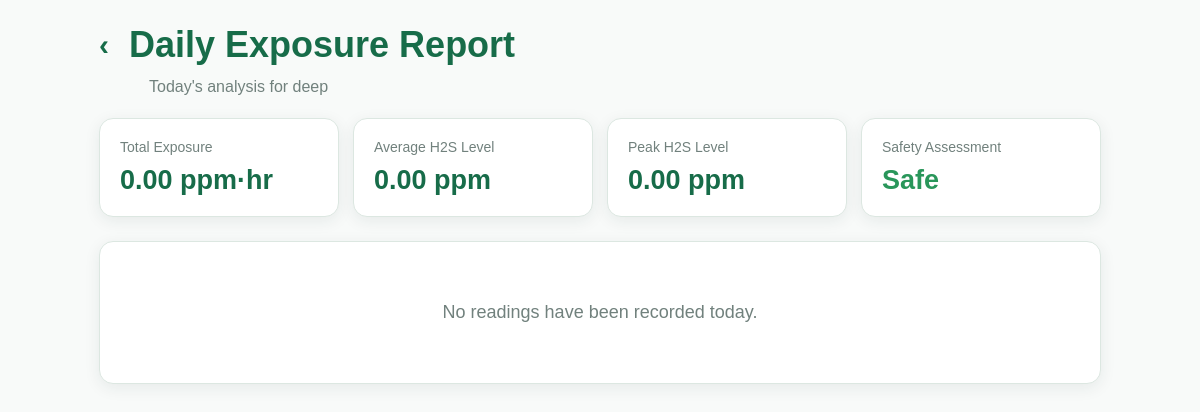
Before: /daily-report (signed in) with the older database file.
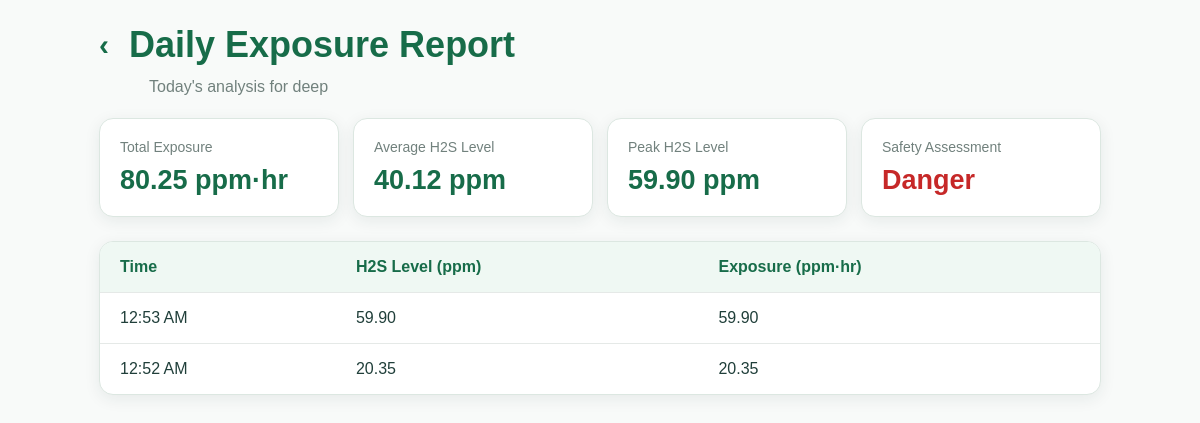
After: the same page with the newer database file.
### tables this page shows
CREATE TABLE exposure_records (
            id INTEGER PRIMARY KEY AUTOINCREMENT,
            user_id INTEGER NOT NULL,
            h2s_level REAL NOT NULL,
            exposure_ppm_hr REAL DEFAULT 0,
            recorded_at TIMESTAMP DEFAULT CURRENT_TIMESTAMP,
            FOREIGN KEY(user_id) REFERENCES users(id) ON DELETE CASCADE
        );

### app.py (the view)
@app.route("/daily-report")
def daily_report():
    if "user_id" not in session:
        return redirect(url_for("login"))
    user = get_current_user()
    if user == "DATABASE_ERROR":
        return "Unable to load report due to a database problem.", 500
    if user is None:
        session.clear()
        return redirect(url_for("login"))
    connection = get_db()
    cursor = None
    try:
        cursor = connection.cursor(dictionary=True)
        cursor.execute(
            """
            SELECT h2s_level, exposure_ppm_hr, recorded_at
            FROM exposure_records
            WHERE user_id = %s
              AND DATE(recorded_at) = DATE('now', 'localtime')
            ORDER BY recorded_at DESC
            """,
            (user["id"],),
        )
        readings = [normalize_row(row) for row in cursor.fetchall()]
        total_exposure = sum(float(reading.get("exposure_ppm_hr") or 0) for reading in readings)
        average_level = (
            sum(float(reading.get("h2s_level") or 0) for reading in readings) / len(readings)
            if readings
            else 0
        )
        peak_level = max(
            (float(reading.get("h2s_level") or 0) for reading in readings),
            default=0,
        )
        if peak_level < 5:
            safety_status = "Safe"
        elif peak_level < 10:
            safety_status = "Caution"
        else:
            safety_status = "Danger"
        return render_template(
            "daily_report.html",
            user=user,
            readings=readings,
            total_exposure=total_exposure,
            average_level=average_level,
            peak_level=peak_level,
            safety_status=safety_status,
        )
    except Exception:
        return "Unable to load daily report because of a database error.", 500
    finally:
        if cursor is not None:
            cursor.close()
        if connection is not None:
            connection.close()

### app.py (called while the page is built, shortened)
def normalize_datetime(value):
    if value is None:
        return None
    if isinstance(value, datetime):
        return value
    if isinstance(value, str):
        value = value.strip()
        if not value:
            return None
        for fmt in (
            "%Y-%m-%d %H:%M:%S",
            "%Y-%m-%d %H:%M:%S.%f",
            "%Y-%m-%d",
            "%Y-%m-%dT%H:%M:%S",
            "%Y-%m-%dT%H:%M:%S.%f",
            "%Y-%m-%dT%H:%M:%S%z",
            "%Y-%m-%dT%H:%M:%S.%f%z",
        ):
            try:
                return datetime.strptime(value, fmt)
            except ValueError:
                continue
        try:
            return datetime.fromisoformat(value.replace("Z", "+00:00"))
        except ValueError:
            return value
    return value

def normalize_row(row):
    if row is None:
        return None
    if isinstance(row, dict):
        return {
            key: normalize_datetime(value) if key in {"recorded_at", "last_seen", "created_at", "date_of_birth"} else value
            for key, value in row.items()
        }

def get_db():
    connection = SQLiteCompatConnection(SQLITE_DB_PATH)
    ensure_sqlite_schema(connection)
    return connection

### templates/daily_report.html (shortened to what this page needs)
<!DOCTYPE html>
<html lang="en">
<head>
</head>
<body>
    <main class="report-page">
        <header class="report-header">
            <a class="back-link" href="{{ url_for('home') }}" aria-label="Back to home">&#8249;</a>
            <h1>Daily Exposure Report</h1>
        </header>
        <p class="report-date">Today&apos;s analysis for {{ user.full_name }}</p>
        <section class="summary-grid">
            <div class="summary-card">
                <span class="summary-label">Total Exposure</span>
                <strong class="summary-value">{{ '%.2f'|format(total_exposure) }} ppm&middot;hr</strong>
            </div>
            <div class="summary-card">
                <span class="summary-label">Average H2S Level</span>
                <strong class="summary-value">{{ '%.2f'|format(average_level) }} ppm</strong>
            </div>
            <div class="summary-card">
                <span class="summary-label">Peak H2S Level</span>
                <strong class="summary-value">{{ '%.2f'|format(peak_level) }} ppm</strong>
            </div>
            <div class="summary-card">
                <span class="summary-label">Safety Assessment</span>
                <strong class="summary-value status-{{ safety_status|lower }}">{{ safety_status }}</strong>
            </div>
        </section>
        <section class="readings-card">
            {% if readings %}
                <table>
                    <thead>
                        <tr>
                            <th>Time</th>
                            <th>H2S Level (ppm)</th>
                            <th>Exposure (ppm&middot;hr)</th>
                        </tr>
                    </thead>
                    <tbody>
                        {% for reading in readings %}
                            <tr>
                                <td>
                                    {% if reading.recorded_at %}
                                        {{ reading.recorded_at.strftime('%I:%M %p') }}
                                    {% else %}
                                        Not recorded
                                    {% endif %}
                                </td>
                                <td>{{ '%.2f'|format(reading.h2s_level or 0) }}</td>
                                <td>{{ '%.2f'|format(reading.exposure_ppm_hr or 0) }}</td>
                            </tr>
                        {% endfor %}
                    </tbody>
                </table>
            {% else %}
                <p class="empty-state">No readings have been recorded today.</p>
            {% endif %}
        </section>
    </main>
</body>
</html>

Changed rows visible on the page:
added exposure_records: h2s_level "59.90", recorded_at "12:53 AM", exposure_ppm_hr "59.90"
added exposure_records: recorded_at "12:52 AM", h2s_level "20.35", exposure_ppm_hr "20.35"
Other visible differences:
{{ '%.2f'|format(total_exposure) }}: "0.00" → "80.25"
{{ '%.2f'|format(average_level) }}: "0.00" → "40.12"
{{ safety_status }}: "Safe" → "Danger"
{{ '%.2f'|format(peak_level) }}: "0.00" → (not shown)
text no longer shown: "No readings have been recorded today."
text now shown: "Time H2S Level (ppm) Exposure (ppm·hr)"
